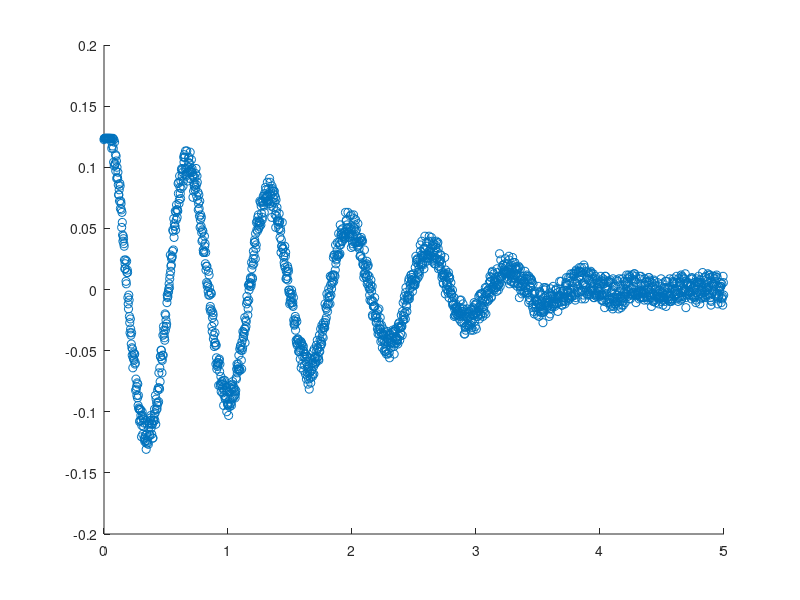

The MATLAB source for this figure: (Note: this script raises an error after producing the figure.)
clear all
close all
clc

%% Cubli model parameters
T_m=0.005;
K=0.5;
J_w=0.601e-3;
J_f=2.8e-3;
B_w=17.03e-6;
B_f=6.08e-3;
m_w=0.222;
m_f=0.77-m_w;
g=9.82;
l_w=0.093;
l_f=0.08498;

init_theta = 0.1286;   %-0.09023

%%

%for the last part of the signal:
pendulumData = csvread('PRINT_03.CSV'); %row 709 to 1300
%simulation time: 5.91
%initial condition: 0.1487

%for whole signal:
%pendulumData = csvread('pendulum.CSV', 72, 0, [ 72 0 1072 1 ]); %row 72 to 1072
%simulation time: 10
%initial condition: -pi/4

%for the last part of the signal:
t = pendulumData(:,1)'+5;
%for whole signal:
%t = pendulumData(:,1)'+10-.72;

Yvolt = pendulumData(:,2);

u = zeros(size(Yvolt));             %<--| used for 'meas[process].mat'-file
uin = [ t' u ];

% Data from Volt to rads
Vmin = 0.4708;                      % mean(voltage( 667:1243,1)) %voltage mean from 3.3 to 6.2 in time
Vmax = 0.9513;                      % mean(voltage(1336:2000,1)) %voltage mean from 6.7 to 10 in time
equVolt = 0.6945;                   % mean(voltage(   1: 591,1)) %voltage mean from 0 to 2.9 in time
resRad = (1.5769)/(Vmax-Vmin);
y = (Yvolt - equVolt)*resRad-0.005; %<--| used for 'meas[process].mat'-file

scatter(t',y)

%% initialize for senstool

%the initial parameter values, 'mainest.m' looks for the 'par0'
par0 = [ B_f J_f ];

%senstool's 'mainest.m' need a 'meas[process].mat'-file containing
%mesurement data, y, input, u, and time vector, t.
save measCubli t u y

%senstool's 'mainest.m' needs a simulation function called 'sim[process].m'
process = 'Cubli';

%% >>-- RUN SENSTOOL!! :) -->>

%to use, permanently include the 'senstool'-folder in the matlab-path
run mainest.m


%% PLOTTING IT PRETTILY :)

Ynew = simCubli(u,t,[B_f J_f]);

figure;
plot(t', y, 'b');
hold on;
plot(t', Ynew, 'r', 'LineWidth', 1.4);
grid on, grid minor;
set(gca,'GridLineStyle',':', 'GridColor', 'k', 'GridAlpha', .6);
title('Parameter Estimation using Senstools');
xlabel('Time (s)');
ylabel('Angle (rad)');
errorSTR = ['Normed RMS Error = ', num2str(errn), ' %'];
tex = text(0.52, 0.13,        ...
               errorSTR,              ...
               'Color', '[ 0 .55 0 ]',...
               'FontSize', 12);

hold off;
